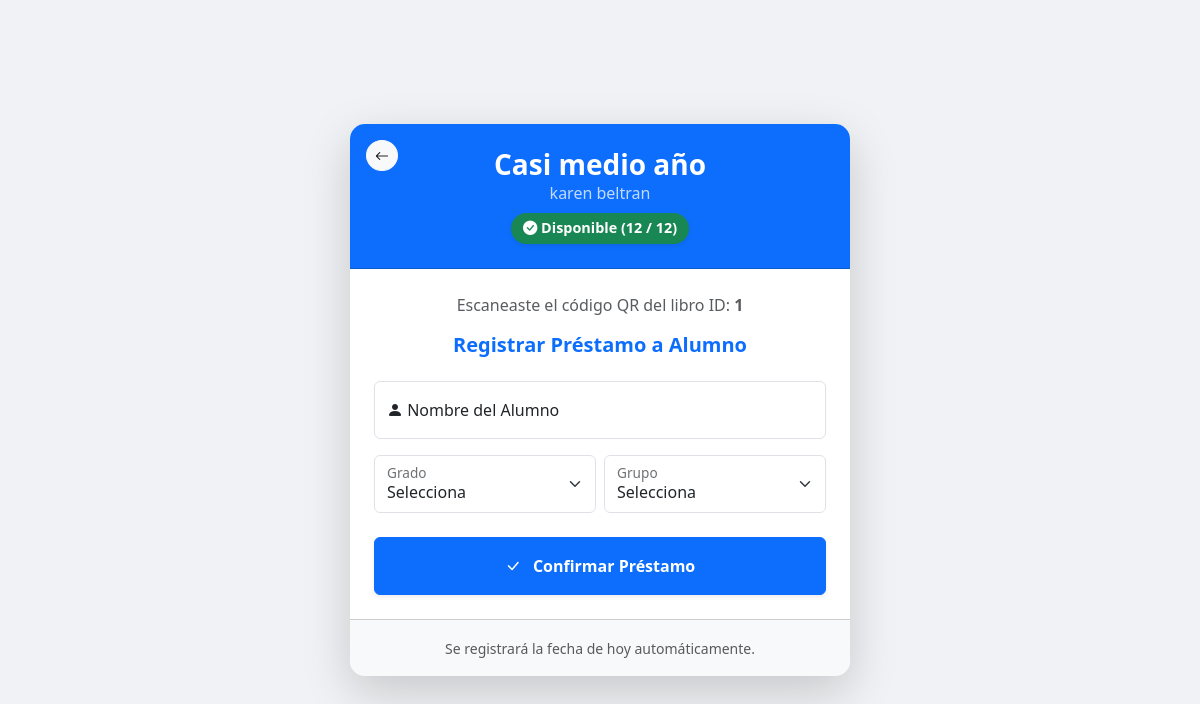
The app's page /admin/prestamo-rapido/1 (signed in) with its own data.
### app.py (models this page shows)
class Recurso(db.Model):
    __tablename__ = 'recursos'
    id_recurso = db.Column(db.Integer, primary_key=True)
    titulo = db.Column(db.String(255), nullable=False)
    autor = db.Column(db.String(200), nullable=False)
    categoria = db.Column(db.String(100), nullable=False, default='General')
    tipo_recurso = db.Column(db.String(20), nullable=False)
    ruta_archivo_e2 = db.Column(db.String(255), nullable=True)
    ruta_miniatura = db.Column(db.String(255), nullable=True)
    ejemplares_total = db.Column(db.Integer, default=0)
    ejemplares_disponibles = db.Column(db.Integer, default=0)
    descripcion = db.Column(db.Text)
    prestamos = db.relationship('Prestamo', backref='libro', lazy=True, cascade="all, delete-orphan")

### app.py (the view, shortened to what this page needs)
@app.route('/admin/prestamo-rapido/<int:recurso_id>', methods=['GET', 'POST'])
def prestamo_rapido(recurso_id):
    if 'loggedin' not in session: return redirect(url_for('admin_login'))
    recurso = db.session.get(Recurso, recurso_id)
    return render_template('admin/prestamo_rapido.html', recurso=recurso, user_name=session.get('user_name'))

### templates/admin/prestamo_rapido.html (shortened to what this page needs)
<!DOCTYPE html>
<html lang="es">
<head>
    <link href="https://cdn.jsdelivr.net/npm/bootstrap@5.3.2/dist/css/bootstrap.min.css" rel="stylesheet">
    <link rel="stylesheet" href="https://cdn.jsdelivr.net/npm/bootstrap-icons@1.11.2/font/bootstrap-icons.min.css">
</head>
<body>
    <div class="container d-flex justify-content-center">
        <div class="card loan-card shadow-lg">
            <div class="card-header bg-primary text-white text-center py-4 position-relative">
                <a href="{{ url_for('inventario') }}" class="btn btn-sm btn-light position-absolute top-0 start-0 m-3 rounded-circle"><i class="bi bi-arrow-left"></i></a>
                <h3 class="fw-bold mb-0">{{ recurso.titulo }}</h3>
                <p class="mb-0 opacity-75">{{ recurso.autor }}</p>
                {% if recurso.ejemplares_disponibles > 0 %}
                    <span class="badge bg-success status-badge mt-2 shadow-sm">
                        <i class="bi bi-check-circle-fill"></i> Disponible ({{ recurso.ejemplares_disponibles }} / {{ recurso.ejemplares_total }})
                    </span>
                {% else %}
                    <span class="badge bg-danger status-badge mt-2 shadow-sm">
                        <i class="bi bi-x-circle-fill"></i> Agotado (0 / {{ recurso.ejemplares_total }})
                    </span>
                {% endif %}
            </div>
            <div class="card-body p-4">
                <div class="text-center mb-4">
                    <p class="text-muted">Escaneaste el código QR del libro ID: <strong>{{ recurso.id_recurso }}</strong></p>
                    <h5 class="text-primary fw-bold">Registrar Préstamo a Alumno</h5>
                </div>
                <form action="{{ url_for('prestamo_rapido', recurso_id=recurso.id_recurso) }}" method="POST">
                    <div class="form-floating mb-3">
                        <input type="text" class="form-control" id="alumnoInput" name="alumno_nombre" placeholder="Nombre completo" required>
                        <label for="alumnoInput"> Nombre del Alumno</label>
                    </div>
                    <div class="row g-2 mb-4">
                        <div class="col-6">
                            <div class="form-floating">
                                <select class="form-select" id="gradoSelect" name="grado" required>
                                    <option value="" selected disabled>Selecciona</option>
                                </select>
                                <label for="gradoSelect">Grado</label>
                            </div>
                        </div>
                        <div class="col-6">
                            <div class="form-floating">
                                <select class="form-select" id="grupoSelect" name="grupo" required>
                                    <option value="" selected disabled>Selecciona</option>
                                </select>
                                <label for="grupoSelect">Grupo</label>
                            </div>
                        </div>
                    </div>
                    {% if recurso.ejemplares_disponibles > 0 %}
                        <button type="submit" class="btn btn-primary w-100 py-3 fw-bold shadow-sm">
                            <i class="bi bi-check-lg me-2"></i> Confirmar Préstamo
                        </button>
                    {% endif %}
                </form>
            </div>
            <div class="card-footer bg-light text-center py-3">
                <small class="text-muted">Se registrará la fecha de hoy automáticamente.</small>
            </div>
        </div>
    </div>
</body>
</html>

### templates/admin/prestamo_rapido.html (style rules this page uses)
body { background-color: #f0f2f5; height: 100vh; display: flex; align-items: center; justify-content: center; }
.loan-card { max-width: 500px; width: 100%; border: none; border-radius: 15px; overflow: hidden; }
.status-badge { font-size: 0.9rem; padding: 8px 12px; border-radius: 20px; }

### records on screen
Recurso: titulo "Casi medio año", autor "karen beltran", ejemplares_disponibles "12", ejemplares_total "12", id_recurso "1"
